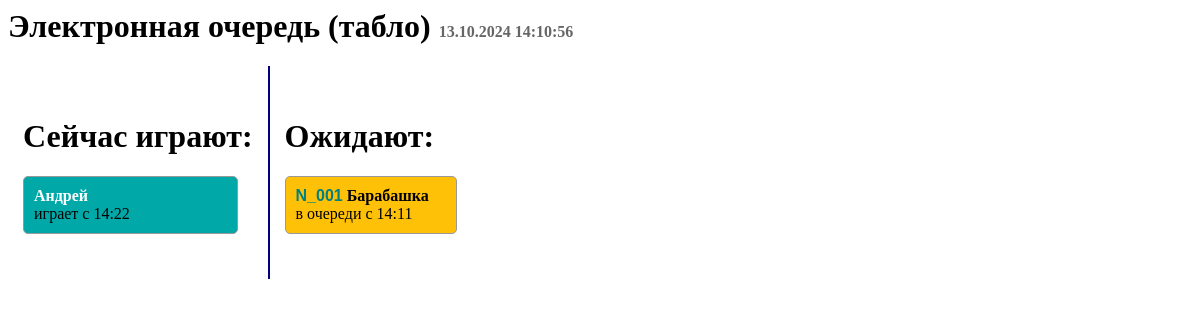
Before: / with the older database file.
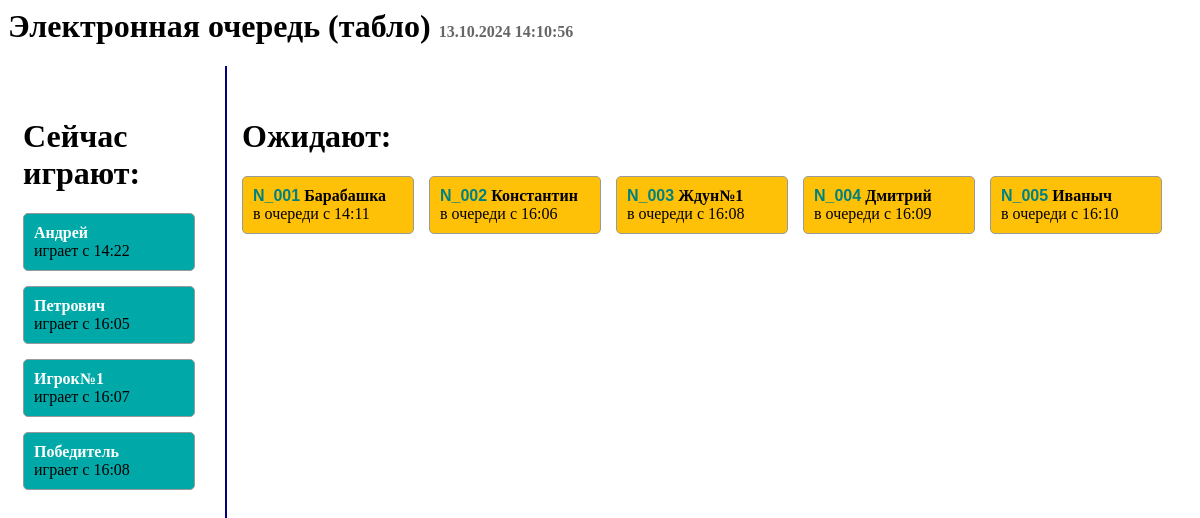
After: the same page with the newer database file.
### equeue/models.py (models this page shows, shortened)
class Geek(models.Model):
    name = models.CharField(max_length=200)
    tg_id = models.CharField(max_length=200)
    tg_name = models.CharField(max_length=200)
    status = models.SmallIntegerField()
    create_date = models.DateTimeField(default=timezone.now)
    start_date = models.DateTimeField(blank=True, null=True)
    cancel_date = models.DateTimeField(blank=True, null=True)
    author = models.ForeignKey(settings.AUTH_USER_MODEL, on_delete=models.CASCADE)

### equeue/views.py (the view)
# urls.py: path('', views.geek_list, name='geek_list'),
def geek_list(request):
    geeks = Geek.objects.filter(create_date__lte=timezone.now()).filter(status=2).order_by('create_date')
    players = Geek.objects.filter(create_date__lte=timezone.now()).filter(status=1).order_by('create_date')
    return render(request, 'equeue/geek_list.html', {'geeks': geeks,'players': players,'now':datetime.datetime.now})

### equeue/templates/equeue/geek_list.html (shortened to what this page needs)
<html>
<head>
</head>
<body>
    <h1>Электронная очередь (табло) <small style="font-size:16px; color:#666;">{{now|date:"d.m.Y H:i:s"}}</small></h1>
    <div style="display: flex;">
        <div style="border-right: 2px solid navy;padding: 30px 15px;">
            <h1>Сейчас играют:</h1>
            <ul style="list-style: none; padding: 0; margin: 0; display:flex;flex-direction: column;">
                {% for player in players %}
                <li
                    style="border:1px solid #999; padding: 10px; margin:0 15px 15px 0;background: #01a8a8; border-radius: 5px; min-width:150px;">
                    <b style="color:#fff;">{{ player.name }}</b> <br>играет с {{player.start_date|date:"H:i" }}
                </li>
                {% endfor %}
            </ul>
        </div>
        <div style="padding: 30px 15px;">
            <h1>Ожидают:</h1>
            <ul style="list-style: none;padding: 0; margin: 0;display:flex;">
                {% for geek in geeks %}
                <li
                    style="border:1px solid #999; padding: 10px; margin:0 15px 15px 0; background: #ffc107; border-radius:5px;min-width:150px;">
                    <b><span style="color:#008080;font-family:Arial;">N_00{{ forloop.counter }}</span>
                        {{ geek.name }}</b><br>
                    в очереди с {{ geek.create_date|date:"H:i" }}
                </li>
                {% endfor %}
            </ul>
        </div>
    </div>
</body>
</html>

Changed rows visible on the page:
added Geek: name "Петрович", start_date "16:05", shown under "Сейчас играют:"
added Geek: name "Игрок№1", start_date "16:07", shown under "Сейчас играют:"
added Geek: name "Победитель", start_date "16:08", shown under "Сейчас играют:"
added Geek: name "Константин", create_date "16:06", shown under "Ожидают:"
added Geek: name "Ждун№1", create_date "16:08", shown under "Ожидают:"
added Geek: name "Дмитрий", create_date "16:09", shown under "Ожидают:"
added Geek: name "Иваныч", create_date "16:10", shown under "Ожидают:"
